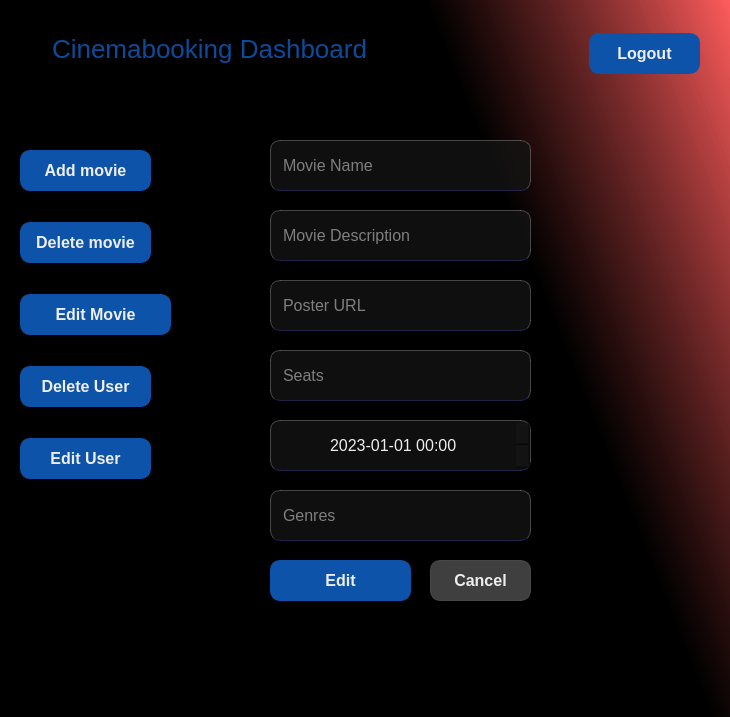
<?xml version="1.0" encoding="UTF-8"?>
<ui version="4.0">
 <class>edit_movie</class>
 <widget class="QWidget" name="edit_movie">
  <property name="geometry">
   <rect>
    <x>0</x>
    <y>0</y>
    <width>730</width>
    <height>717</height>
   </rect>
  </property>
  <property name="windowTitle">
   <string>Form</string>
  </property>
  <property name="styleSheet">
   <string notr="true">QWidget {
	color: #EEE;
	background-color: #111;
}

#edit_movie {
	background-color: qlineargradient(spread:pad, x1:0.637, y1:0.142364, x2:1, y2:0, stop:0 rgba(0, 0, 0, 255), stop:1 rgba(255, 86, 86, 207));
}

#title {
	background-color: transparent;
	font-size: 26px;
	color: rgba(13, 83, 170, 0.9);
}

#error {
	background-color: transparent;
	color: rgba(255, 0, 0, 0.8);
}

QLabel {
	font-size: 20px;
}

QLineEdit, QDateTimeEdit {
	border-radius: 10px;
	background-color: rgba(20, 20, 20, 0.75);
	padding: 5px 10px;
	border:  1px solid rgba(255, 255, 255, 0.25);
	border-bottom-color: rgba(110, 110, 255, 0.25);
	font-size: 16px;
}
QLineEdit:focus {
	border-bottom-color: #0d53aa;
}

QPushButton {
	border-radius: 10px;
	padding: 5px 10px;
	border: 1px solid #0d53aa ;
	background-color: #0d53aa; 
	font-weight: 900;
	font-size: 16px;
}
QPushButton:hover {
	background-color: red; 
	border-color: red;
}

#cancel_btn {
	border-color: rgba(84, 84, 84, 0.75);
	background-color: rgba(84, 84, 84, 0.75);
}
</string>
  </property>
  <widget class="QPushButton" name="addMovie_page">
   <property name="geometry">
    <rect>
     <x>20</x>
     <y>150</y>
     <width>131</width>
     <height>41</height>
    </rect>
   </property>
   <property name="styleSheet">
    <string notr="true">padding: 10px;</string>
   </property>
   <property name="text">
    <string>Add movie</string>
   </property>
  </widget>
  <widget class="QPushButton" name="editMovie_page">
   <property name="geometry">
    <rect>
     <x>20</x>
     <y>294</y>
     <width>151</width>
     <height>41</height>
    </rect>
   </property>
   <property name="styleSheet">
    <string notr="true">padding: 10px;</string>
   </property>
   <property name="text">
    <string>Edit Movie</string>
   </property>
  </widget>
  <widget class="QLabel" name="title">
   <property name="geometry">
    <rect>
     <x>39</x>
     <y>23</y>
     <width>341</width>
     <height>51</height>
    </rect>
   </property>
   <property name="text">
    <string>Cinemabooking Dashboard</string>
   </property>
   <property name="alignment">
    <set>Qt::AlignCenter</set>
   </property>
  </widget>
  <widget class="QPushButton" name="logout_btn">
   <property name="geometry">
    <rect>
     <x>589</x>
     <y>33</y>
     <width>111</width>
     <height>41</height>
    </rect>
   </property>
   <property name="text">
    <string>Logout</string>
   </property>
  </widget>
  <widget class="QPushButton" name="deleteMovie_btn">
   <property name="geometry">
    <rect>
     <x>20</x>
     <y>222</y>
     <width>131</width>
     <height>41</height>
    </rect>
   </property>
   <property name="styleSheet">
    <string notr="true">padding: 10px;</string>
   </property>
   <property name="text">
    <string>Delete movie</string>
   </property>
  </widget>
  <widget class="QPushButton" name="editUser_page">
   <property name="geometry">
    <rect>
     <x>20</x>
     <y>438</y>
     <width>131</width>
     <height>41</height>
    </rect>
   </property>
   <property name="styleSheet">
    <string notr="true">padding: 10px;</string>
   </property>
   <property name="text">
    <string>Edit User</string>
   </property>
  </widget>
  <widget class="QPushButton" name="deleteUser_page">
   <property name="geometry">
    <rect>
     <x>20</x>
     <y>366</y>
     <width>131</width>
     <height>41</height>
    </rect>
   </property>
   <property name="styleSheet">
    <string notr="true">padding: 10px;</string>
   </property>
   <property name="text">
    <string>Delete User</string>
   </property>
  </widget>
  <widget class="QLineEdit" name="posterURL">
   <property name="geometry">
    <rect>
     <x>270</x>
     <y>280</y>
     <width>261</width>
     <height>51</height>
    </rect>
   </property>
   <property name="text">
    <string/>
   </property>
   <property name="placeholderText">
    <string>Poster URL</string>
   </property>
  </widget>
  <widget class="QDateTimeEdit" name="showDate">
   <property name="geometry">
    <rect>
     <x>270</x>
     <y>420</y>
     <width>261</width>
     <height>51</height>
    </rect>
   </property>
   <property name="alignment">
    <set>Qt::AlignCenter</set>
   </property>
   <property name="dateTime">
    <datetime>
     <hour>0</hour>
     <minute>0</minute>
     <second>0</second>
     <year>2023</year>
     <month>1</month>
     <day>1</day>
    </datetime>
   </property>
   <property name="maximumDateTime">
    <datetime>
     <hour>23</hour>
     <minute>59</minute>
     <second>59</second>
     <year>2100</year>
     <month>12</month>
     <day>31</day>
    </datetime>
   </property>
   <property name="minimumDateTime">
    <datetime>
     <hour>0</hour>
     <minute>0</minute>
     <second>0</second>
     <year>2023</year>
     <month>1</month>
     <day>1</day>
    </datetime>
   </property>
   <property name="displayFormat">
    <string>yyyy-MM-dd HH:mm</string>
   </property>
  </widget>
  <widget class="QPushButton" name="edit_btn">
   <property name="geometry">
    <rect>
     <x>270</x>
     <y>560</y>
     <width>141</width>
     <height>41</height>
    </rect>
   </property>
   <property name="text">
    <string>Edit</string>
   </property>
  </widget>
  <widget class="QPushButton" name="cancel_btn">
   <property name="geometry">
    <rect>
     <x>430</x>
     <y>560</y>
     <width>101</width>
     <height>41</height>
    </rect>
   </property>
   <property name="text">
    <string>Cancel</string>
   </property>
  </widget>
  <widget class="QLineEdit" name="seats">
   <property name="geometry">
    <rect>
     <x>270</x>
     <y>350</y>
     <width>261</width>
     <height>51</height>
    </rect>
   </property>
   <property name="text">
    <string/>
   </property>
   <property name="placeholderText">
    <string>Seats</string>
   </property>
  </widget>
  <widget class="QLineEdit" name="description">
   <property name="geometry">
    <rect>
     <x>270</x>
     <y>210</y>
     <width>261</width>
     <height>51</height>
    </rect>
   </property>
   <property name="placeholderText">
    <string>Movie Description</string>
   </property>
  </widget>
  <widget class="QLineEdit" name="name">
   <property name="geometry">
    <rect>
     <x>270</x>
     <y>140</y>
     <width>261</width>
     <height>51</height>
    </rect>
   </property>
   <property name="placeholderText">
    <string>Movie Name</string>
   </property>
  </widget>
  <widget class="QLineEdit" name="genres">
   <property name="geometry">
    <rect>
     <x>270</x>
     <y>490</y>
     <width>261</width>
     <height>51</height>
    </rect>
   </property>
   <property name="text">
    <string/>
   </property>
   <property name="placeholderText">
    <string>Genres</string>
   </property>
  </widget>
 </widget>
 <tabstops>
  <tabstop>name</tabstop>
  <tabstop>description</tabstop>
  <tabstop>posterURL</tabstop>
  <tabstop>seats</tabstop>
  <tabstop>showDate</tabstop>
  <tabstop>genres</tabstop>
  <tabstop>edit_btn</tabstop>
  <tabstop>cancel_btn</tabstop>
  <tabstop>logout_btn</tabstop>
  <tabstop>addMovie_page</tabstop>
  <tabstop>deleteMovie_btn</tabstop>
  <tabstop>editMovie_page</tabstop>
  <tabstop>deleteUser_page</tabstop>
  <tabstop>editUser_page</tabstop>
 </tabstops>
 <resources/>
 <connections/>
</ui>
